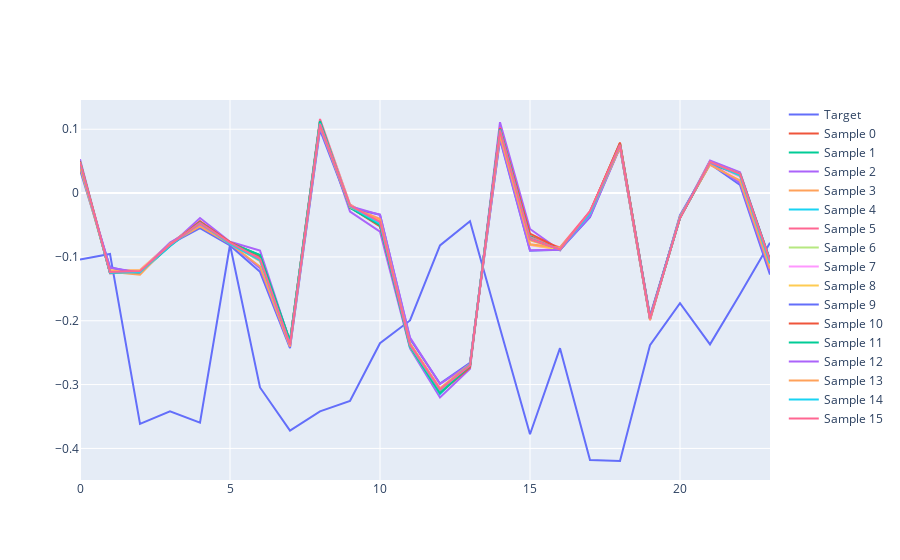

Notebook code cell kept with this figure:
### Code cell
batch_index = 0
traces = []
traces.append({"y": sample_target.cpu().numpy()[batch_index], "name": "Target"})
for i, sample in enumerate(samples):
    traces.append({"y": sample[batch_index], "name": f"Sample {i}"})

go.Figure(data=traces)
